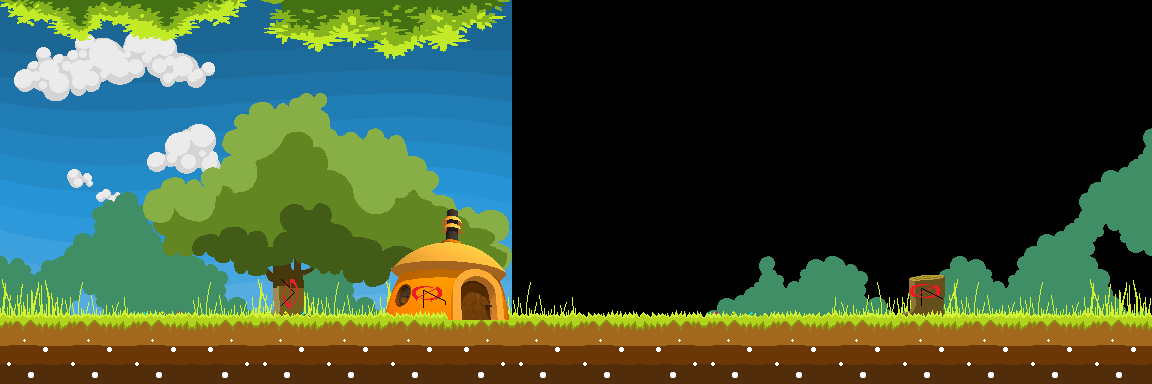

A level layout from a 2D game, rendered from its tile map. Below: a short description, then the map file with tile-grid data replaced by summaries:
An orthogonal 18x6 tile map with 64x64 px tiles, 4 tile layers (fondo2, fondo1, house, 1 plano), 2 tilesets, 3 image layers and 5 objects (2x Warp, Chat, Pombero, Secrets/TatakuaDoor).

<map version="1.0" orientation="orthogonal" width="18" height="6" tilewidth="64" tileheight="64">
 <tileset firstgid="1" name="home" tilewidth="64" tileheight="64">
  <image source="home.png" width="512" height="512" />
  <tile id="0">
   <properties>
    <property name="Collision" value="" />
   </properties>
  </tile>
  <tile id="15">
   <properties>
    <property name="collision" value="plane" />
   </properties>
  </tile>
 </tileset>
 <tileset firstgid="65" name="PLANCHA3" tilewidth="64" tileheight="64">
  <image source="PLANCHA3.png" width="512" height="512" />
 </tileset>
 <imagelayer name="Sky" width="18" height="6">
  <image source="cielo.png" trans="00aaff" />
  <properties>
   <property name="padding" value="0.005" />
  </properties>
 </imagelayer>
 <imagelayer name="nubes" width="18" height="6">
  <image source="Clouds2.png" />
  <properties>
   <property name="size" value="norepeatx" />
   <property name="speed" value="0.1" />
  </properties>
 </imagelayer>
 <layer name="fondo2" width="18" height="6">
  <data>[108 cells, 20 non-empty, 7 distinct tile ids]</data>
 </layer>
 <layer name="fondo1" width="18" height="6">
  <data>[108 cells, 14 non-empty, 10 distinct tile ids]</data>
 </layer>
 <layer name="house" width="18" height="6">
  <data>[108 cells, 16 non-empty, 13 distinct tile ids]</data>
 </layer>
 <layer name="1 plano" width="18" height="6">
  <data>[108 cells, 45 non-empty, 19 distinct tile ids]</data>
 </layer>
 <objectgroup name="Capa de Objetos 1" width="18" height="6">
  <object name="salida" type="Warp" x="0" y="0" width="64" height="320">
   <properties>
    <property name="Warp" value="exit" />
   </properties>
  </object>
  <object name="salida" type="Warp" x="1088" y="0" width="64" height="320">
   <properties>
    <property name="Warp" value="exit" />
   </properties>
  </object>
  <object name="Clavel" type="Chat" x="768" y="128" width="320" height="192">
   <properties>
    <property name="file" value="GUI/Conversations/ClavelDialogs" />
    <property name="oneshotid" value="Hola" />
   </properties>
  </object>
  <object type="Pombero" x="576" y="128" width="64" height="64" />
  <object name="Start" type="Secrets/TatakuaDoor" x="448" y="256" width="64" height="64" />
 </objectgroup>
 <imagelayer name="Frente" width="18" height="6">
  <image source="Scroll trees 1.png" />
  <properties>
   <property name="offset" value="0,3.5" />
   <property name="padding" value="0, 0.6" />
   <property name="scroll" value="relative" />
   <property name="speed" value="0.1" />
  </properties>
 </imagelayer>
</map>
